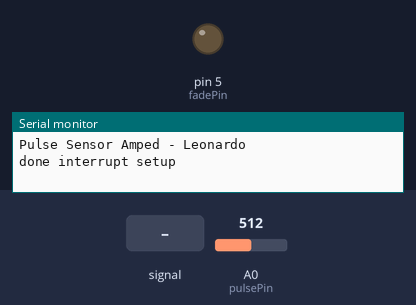
Simulated run of this sketch. Board: Arduino Leonardo, built with avr-gcc and run on an emulated ATmega32U4. On the bench: output pins drawn as LEDs (lit = HIGH), the last lines printed to the serial monitor. The inputs (shaded band) are chosen by the test bench; at power-on: A0 (pulsePin) = 512. The modem accepts every AT command (registered, SIM ready, sends succeed) and sends nothing else.

Above: at 4.3 s.
4.4 s: A0 (pulsePin) fed a 200 Hz sine of ±81 counts around its level
At 11.0 s:
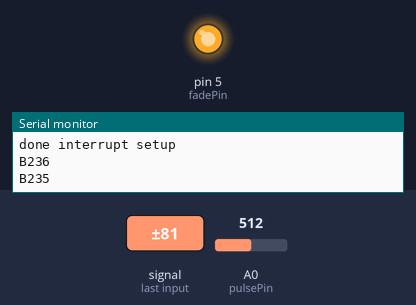
Timing chart, 0 to 12.2 s (numbered marks = the images above; inputs shaded):
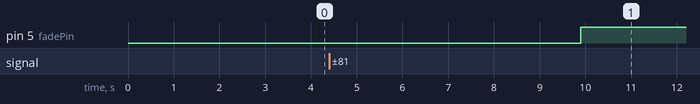

The sketch:

PulseSensorAmped_Arduino_Leo.ino
```cpp
/*
>> Pulse Sensor Amped Leonardo 1.2 <<

This code is for Pulse Sensor Amped by Joel Murphy and Yury Gitman
    www.pulsesensor.com
    >>> Pulse Sensor purple wire goes to Analog Pin 0 <<<
Pulse Sensor sample aquisition and processing happens in the background via Timer 1 interrupt. 2mS sample rate.
analogWrite command [PWM] on pins 9 and 10 will not work when using this code, because we are using Timer 1!

The following variables are automatically updated:
Signal :    int that holds the analog signal data straight from the sensor. updated every 2mS.
IBI  :      int that holds the time interval between beats. 2mS resolution.
BPM  :      int that holds the heart rate value, derived every beat, from averaging previous 10 IBI values.
QS  :       boolean that is made true whenever Pulse is found and BPM is updated. User must reset.
Pulse :     boolean that is true when a heartbeat is sensed then false in time with pin13 LED going out.

This code is designed with output serial data to Processing sketch "PulseSensorAmped_Processing-xx"
The Processing sketch is a simple data visualizer.
All the work to find the heartbeat and determine the heartrate happens in the code below.
Pin 13 LED will blink with heartbeat.
If you want to use pin 13 for something else, adjust the interrupt handler
It will also fade an LED on pin fadePin with every beat. Put an LED and series resistor from fadePin to GND.
Check here for detailed code walkthrough:
http://pulsesensor.myshopify.com/pages/pulse-sensor-amped-arduino-v1dot1

Code Made by Joel Murphy, updated Summer 2014

*/

//  VARIABLES
int pulsePin = 0;                 // Pulse Sensor purple wire connected to analog pin 0
int blinkPin = 13;                // pin to blink led at each beat
int fadePin = 5;                  // pin to do fancy classy fading blink at each beat
int fadeRate = 0;                 // used to fade LED on with PWM on fadePin
String comdata = "";


// these variables are volatile because they are used during the interrupt service routine!
volatile int BPM;                   // used to hold the pulse rate
volatile int Signal;                // holds the incoming raw data
volatile int IBI = 600;             // holds the time between beats, must be seeded!
volatile boolean Pulse = false;     // true when pulse wave is high, false when it's low
volatile boolean QS = false;        // becomes true when Arduoino finds a beat.
volatile boolean Flag = false;

void setup(){
  //pinMode(blinkPin,OUTPUT);         // pin that will blink to your heartbeat!
  pinMode(fadePin,OUTPUT);          // pin that will fade to your heartbeat!
  Serial.begin(115200);             // we agree to talk fast!
  Serial1.begin(115200);

  TcpInit();
  while(!Serial);                   // this is necessary for Leonardo to find the serialport.
  delay(100);
  Serial.println("Pulse Sensor Amped - Leonardo");
  interruptSetup();                 // sets up to read Pulse Sensor signal every 2mS
  Serial.println("done interrupt setup");
   // UN-COMMENT THE NEXT LINE IF YOU ARE POWERING The Pulse Sensor AT LOW VOLTAGE,
   // AND APPLY THAT VOLTAGE TO THE A-REF PIN
//   analogReference(EXTERNAL);

}


void loop(){
  //sendDataToProcessing('S', Signal);     // send Processing the raw Pulse Sensor data
  if (QS == true){                       // Quantified Self flag is true when arduino finds a heartbeat
        fadeRate = 255;                  // Set 'fadeRate' Variable to 255 to fade LED with pulse


        sendDataToProcessing('B',BPM);   // send heart rate with a 'B' prefix
        //sendDataToProcessing('Q',IBI);   // send time between beats with a 'Q' prefix
        QS = false;                      // reset the Quantified Self flag for next time
        delay(100);
        makeTcp(BPM);
        //makeTcp(1);
     }

  ledFadeToBeat();
  //digitalWrite(fadePin,HIGH);
  //callPhone("18328435208");
  //makeTcp("B:"+BPM);

  //delay(1000);                             //  take a break
}


void ledFadeToBeat(){
    fadeRate -= 15;                         //  set LED fade value
    fadeRate = constrain(fadeRate,0,255);   //  keep LED fade value from going into negative numbers!
    digitalWrite(fadePin,fadeRate);          //  fade LED
  }


void sendDataToProcessing(char symbol, int data ){
    Serial.print(symbol);                // symbol prefix tells Processing what type of data is coming
    Serial.println(data);                // the data to send culminating in a carriage return
  }
```

TestSIM900.ino
```cpp
boolean FLAG = true;

//void setup()
//{
//    Serial.begin(115200);
//    Serial1.begin(115200);
//    TcpInit();
//}


void callPhone(String num){
   Serial1.println("ATE1");
    delay(500);
    Serial1.println("AT+COLP=1");
    delay(500);
    Serial1.println("ATD"+num+";");
    delay(500);
}
void TcpInit(){
  delay(500);
  Serial1.println("AT+CGCLASS=\"B\"");
  delay(500);
    Serial1.println("AT+CGDCONT=1,\"IP\",\"CMNET\"");
  delay(500);
    Serial1.println("AT+CGATT=1");
  delay(500);
    Serial1.println("AT+CIPCSGP=1,\"CMNET\"");
  delay(500);
   Serial1.println("AT+CLPORT=\"TCP\",\"2000\"");
  delay(500);
  Serial1.println("AT+CIPSTART=\"TCP\",\"202.105.21.213\",\"28736\"");
}
void makeTcp(int msg){

  delay(1000);
  Serial1.println("AT+CIPSEND");
  delay(500);
  Serial1.print("B:");
  delay(20);
  Serial1.println(msg);
  delay(500);
  Serial1.write(26);
  delay(3000);
 // Serial.println("send status: "+comdata);
}
```

interrupt.ino
```cpp
volatile int rate[10];                    // array to hold last ten IBI values
volatile unsigned long sampleCounter = 0;          // used to determine pulse timing
volatile unsigned long lastBeatTime = 0;           // used to find IBI
volatile int P =512;                      // used to find peak in pulse wave, seeded
volatile int T = 512;                     // used to find trough in pulse wave, seeded
volatile int thresh = 525;                // used to find instant moment of heart beat, seeded
volatile int amp = 100;                   // used to hold amplitude of pulse waveform, seeded
volatile boolean firstBeat = true;        // used to seed rate array so we startup with reasonable BPM
volatile boolean secondBeat = false;      // used to seed rate array so we startup with reasonable BPM


void interruptSetup(){
  // Initializes Timer1 to throw an interrupt every 2mS.
  TCCR1A = 0x00;  // start timer in CTC mode
  TCCR1B = 0x0C;  // set TOP to OCR1A, set clock prescaler to 256
  OCR1A = 0x7C;   // timer will count to this number (0x7C = 124), then trigger reset
  TIMSK1 = 0x02;  // turn on the OCR1A match interrupt
  sei();             // MAKE SURE GLOBAL INTERRUPTS ARE ENABLED
}


// THIS IS THE TIMER 1 INTERRUPT SERVICE ROUTINE.
// Timer 1 makes sure that we take a reading every 2 miliseconds
ISR(TIMER1_COMPA_vect){                         // triggered when Timer1 counts to 124
  cli();                                      // disable interrupts while we do this
  Signal = analogRead(pulsePin);              // read the Pulse Sensor
  sampleCounter += 2;                         // keep track of the time in mS with this variable
  int N = sampleCounter - lastBeatTime;       // monitor the time since the last beat to avoid noise

    //  find the peak and trough of the pulse wave
  if(Signal < thresh && N > (IBI/5)*3){       // avoid dichrotic noise by waiting 3/5 of last IBI
    if (Signal < T){                          // T is the trough
      T = Signal;                             // keep track of lowest point in pulse wave
    }
  }

  if(Signal > thresh && Signal > P){          // thresh condition helps avoid noise
    P = Signal;                             // P is the peak
  }                                        // keep track of highest point in pulse wave

  //  NOW IT'S TIME TO LOOK FOR THE HEART BEAT
  // signal surges up in value every time there is a pulse
  if (N > 250){                                   // avoid high frequency noise
    if ( (Signal > thresh) && (Pulse == false) && (N > (IBI/5)*3) ){
      Pulse = true;                               // set the Pulse flag when we think there is a pulse
      digitalWrite(blinkPin,HIGH);                // turn on pin 13 LED
      IBI = sampleCounter - lastBeatTime;         // measure time between beats in mS
      lastBeatTime = sampleCounter;               // keep track of time for next pulse

      if(secondBeat){                        // if this is the second beat, if secondBeat == TRUE
        secondBeat = false;                  // clear secondBeat flag
        for(int i=0; i<=9; i++){             // seed the running total to get a realisitic BPM at startup
          rate[i] = IBI;
        }
      }

      if(firstBeat){                         // if it's the first time we found a beat, if firstBeat == TRUE
        firstBeat = false;                   // clear firstBeat flag
        secondBeat = true;                   // set the second beat flag
        sei();                               // enable interrupts again
        return;                              // IBI value is unreliable so discard it
      }


      // keep a running total of the last 10 IBI values
      word runningTotal = 0;                  // clear the runningTotal variable

      for(int i=0; i<=8; i++){                // shift data in the rate array
        rate[i] = rate[i+1];                  // and drop the oldest IBI value
        runningTotal += rate[i];              // add up the 9 oldest IBI values
      }

      rate[9] = IBI;                          // add the latest IBI to the rate array
      runningTotal += rate[9];                // add the latest IBI to runningTotal
      runningTotal /= 10;                     // average the last 10 IBI values
      BPM = 60000/runningTotal;               // how many beats can fit into a minute? that's BPM!
      QS = true;                              // set Quantified Self flag
      // QS FLAG IS NOT CLEARED INSIDE THIS ISR
    }
  }

  if (Signal < thresh && Pulse == true){   // when the values are going down, the beat is over
    digitalWrite(blinkPin,LOW);            // turn off pin 13 LED
    Pulse = false;                         // reset the Pulse flag so we can do it again
    amp = P - T;                           // get amplitude of the pulse wave
    thresh = amp/2 + T;                    // set thresh at 50% of the amplitude
    P = thresh;                            // reset these for next time
    T = thresh;
  }

  if (N > 2500){                           // if 2.5 seconds go by without a beat
    thresh = 512;                          // set thresh default
    P = 512;                               // set P default
    T = 512;                               // set T default
    lastBeatTime = sampleCounter;          // bring the lastBeatTime up to date
    firstBeat = true;                      // set these to avoid noise
    secondBeat = false;                    // when we get the heartbeat back
  }

  sei();                                   // enable interrupts when youre done!
}// end isr
```

Measured:
- after the input at 4.4 s, pin 5 (fadePin): LOW → HIGH after 5.5 s
